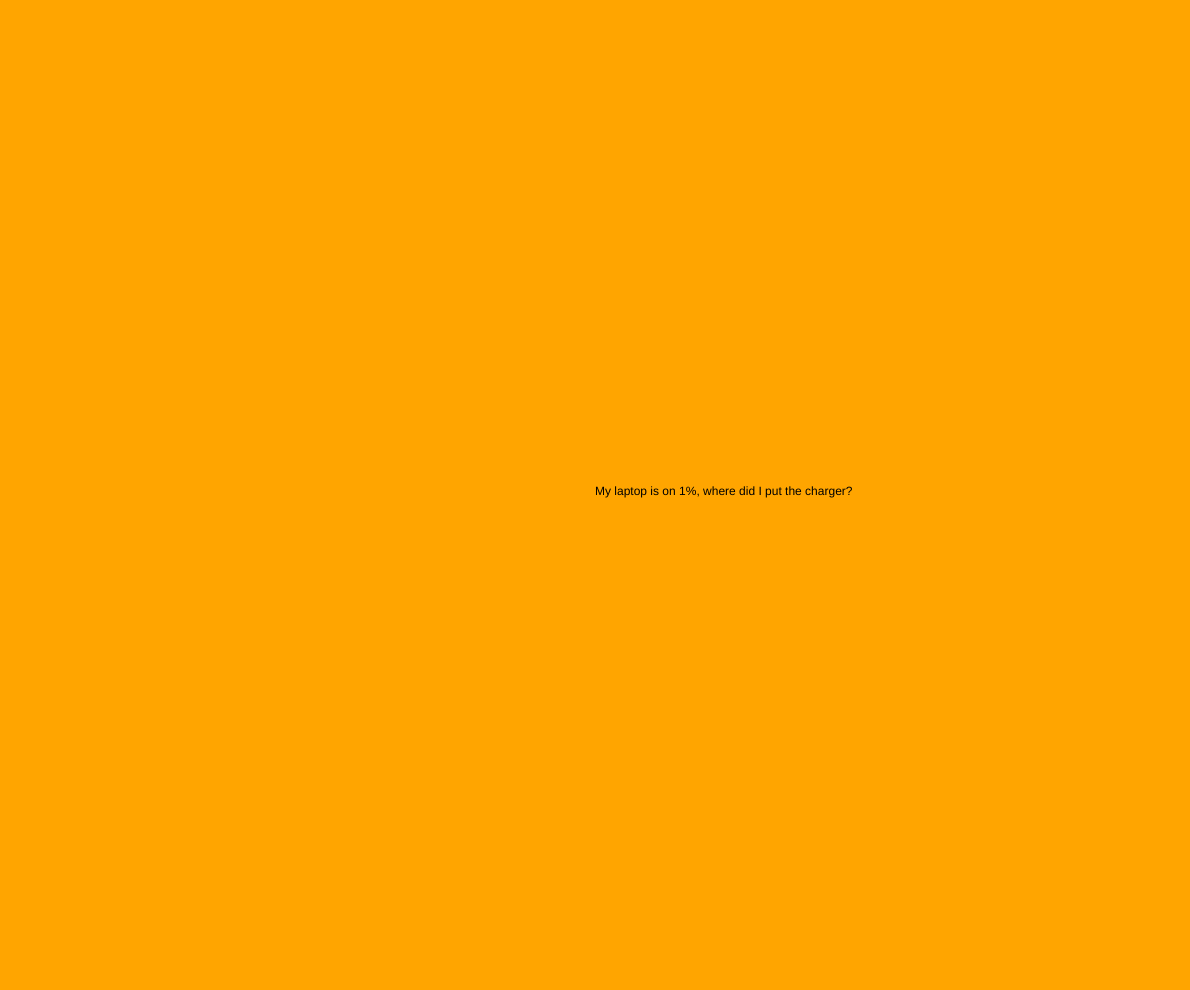
Frame 1 (no input)
Frame 60 (no input): identical to frame 1, image omitted
Frame 120 (the mouse pressed at the canvas centre since frame 60): identical to frame 1, image omitted

The p5.js sketch that drew this single still picture (run headless with seeded random() and noise() and a simulated clock; from frame 60 on, the mouse is pressed at the canvas centre):

// p5.js sketch
// ── sketch.js
let state = 0
let timer = 0
let myState

function setup() {
  createCanvas(windowWidth - 10, windowHeight - 10);
}

function draw() {

  if (timer > 2 * 60) {
    timer = 0;
    state++;
    if (state > 1) {
      state = 0;
    }
  }

  switch (state) {
    case 0:
      background("orange");
      text("My laptop is on 1%, where did I put the charger?", width / 2, height / 2);

      timer++;
      break;

    case 1:
      background("red");
      text("It's ri ", width / 2, height / 2);
      // put a picture here
      timer++;
      break;


  }
}

function mouseReleased() {
  state = (state + 1) % 2;
}
